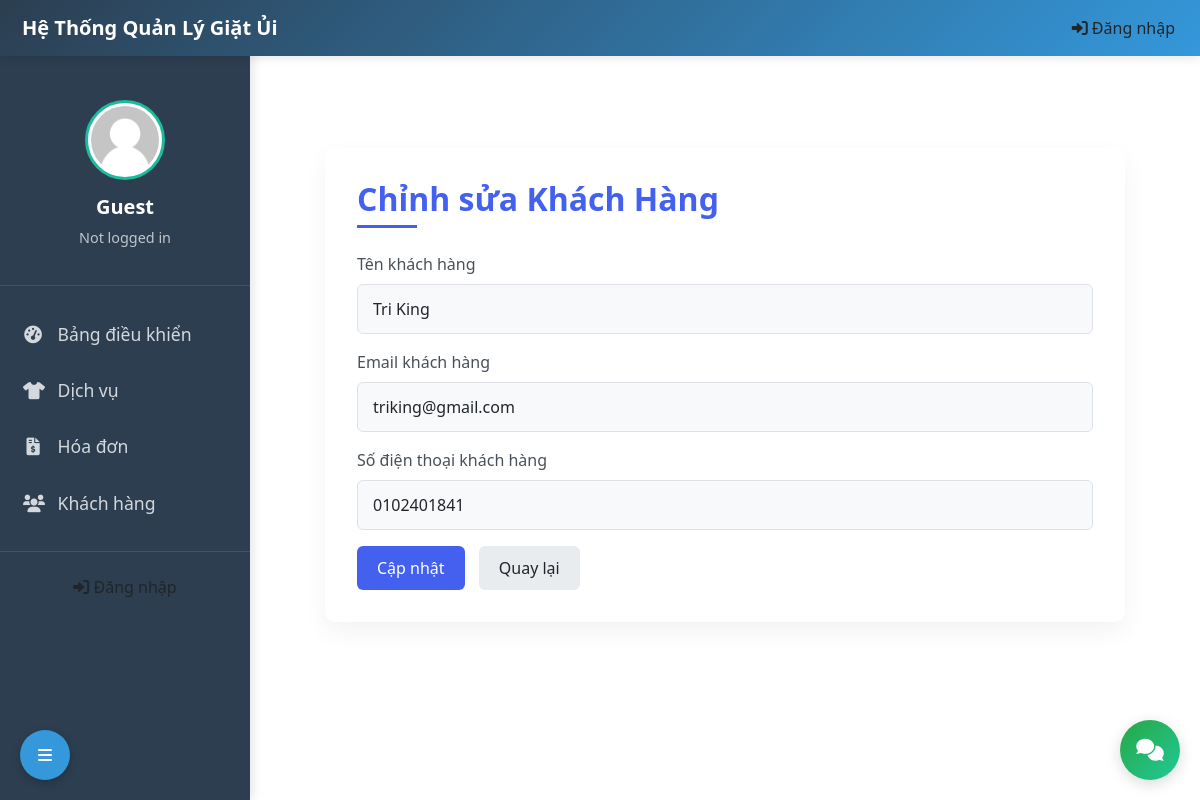
The page /views/edit_customer.php?id=9 on the database its author committed.
### tables this page shows
CREATE TABLE `users` (
  `id` int NOT NULL,
  `username` varchar(50) NOT NULL,
  `email` varchar(100) NOT NULL,
  `phone` varchar(20) DEFAULT NULL,
  `password` varchar(255) NOT NULL,
  `role` enum('admin','employee','customer') NOT NULL,
  `created_at` timestamp NULL DEFAULT CURRENT_TIMESTAMP
);

### controllers/AuthController.php (called while the page is built, shortened)
<?php
class AuthController {
    private $conn;
    public function __construct($db) {
        $this->conn = $db;
    }
    public function getUsersByRole($role) {
        $stmt = $this->conn->prepare("SELECT id, username AS name, email, phone FROM users WHERE role = ?");
        $stmt->execute([$role]);
        return $stmt->fetchAll(PDO::FETCH_ASSOC);
    }
}
?>

### views/edit_customer.php (the view, shortened to what this page needs)
<?php
include 'header.php';
include '../controllers/AuthController.php';
$database = new Database();
$conn = $database->getConnection();
$auth = new AuthController($conn);
$id = $_GET['id'] ?? null;
$customers = $auth->getUsersByRole('customer');
$customer = array_filter($customers, fn($c) => $c['id'] == $id);
$customer = reset($customer);
?>
<div class="customer-edit-section">
    <div class="container mt-5">
        <h2>Chỉnh sửa Khách Hàng</h2>
        <form action="../controllers/AuthController.php" method="POST">
        <div class="mb-3">
            <label for="username" class="form-label">Tên khách hàng</label>
            <input type="text" name="username" class="form-control" required value="<?= htmlspecialchars($customer['name'] ?? '') ?>">
        </div>
        <div class="mb-3">
            <label for="email" class="form-label">Email khách hàng</label>
            <input type="email" name="email" class="form-control" required value="<?= htmlspecialchars($customer['email'] ?? '') ?>">
        </div>
        <div class="mb-3">
            <label for="phone" class="form-label">Số điện thoại khách hàng</label>
            <input type="text" name="phone" class="form-control" required value="<?= htmlspecialchars($customer['phone'] ?? '') ?>">
        </div>
        <button type="submit" class="btn btn-primary">Cập nhật</button>
        <a href="manage_customers.php" class="btn btn-secondary">Quay lại</a>
    </form>
    </div>
</div>
<?php include 'footer.php'; ?>
<link rel="stylesheet" href="../assets/laundryservice/editcustomer.css">

### assets/laundryservice/editcustomer.css (style rules this page uses)
.customer-edit-section { --primary-color: #4361ee; --primary-hover: #3a56d4; --secondary-color: #e9ecef; --text-color: #212529; --light-gray: #f8f9fa; --border-color: #dee2e6; --success-color: #2ecc71; --danger-color: #e74c3c; --shadow: rgba(0, 0, 0, 0.05); }
.customer-edit-section .container { max-width: 800px; margin: 2rem auto; padding: 2rem; background-color: white; border-radius: 10px; box-shadow: 0 10px 25px var(--shadow); }
.customer-edit-section h2 { color: var(--primary-color); margin-bottom: 1.5rem; font-weight: 600; position: relative; padding-bottom: 10px; }
.customer-edit-section h2:after { content: ''; position: absolute; bottom: 0; left: 0; width: 60px; height: 3px; background-color: var(--primary-color); }
.customer-edit-section .form-label { font-weight: 500; color: #495057; margin-bottom: 0.5rem; }
.customer-edit-section .form-control { border: 1px solid var(--border-color); border-radius: 6px; padding: 12px 15px; transition: all 0.3s ease; background-color: var(--light-gray); }
.customer-edit-section .mb-3 { margin-bottom: 1.5rem; }
.customer-edit-section .btn { padding: 10px 20px; border-radius: 6px; font-weight: 500; transition: all 0.3s ease; border: none; cursor: pointer; }
.customer-edit-section .btn-primary { background-color: var(--primary-color); color: white; }
.customer-edit-section .btn-secondary { background-color: var(--secondary-color); color: var(--text-color); margin-left: 10px; }

### views/header.php (style rules this page uses)
:root { --primary-color: #3498db; --secondary-color: #2c3e50; --accent-color: #1abc9c; --light-color: #ecf0f1; --dark-color: #2c3e50; --danger-color: #e74c3c; --sidebar-width: 250px; }
body { font-family: 'Segoe UI', Tahoma, Geneva, Verdana, sans-serif; background-color: #f8f9fa; overflow-x: hidden; }

### rows shown on the page
users: username "Tri King", email "triking@gmail.com", phone "0102401841"
